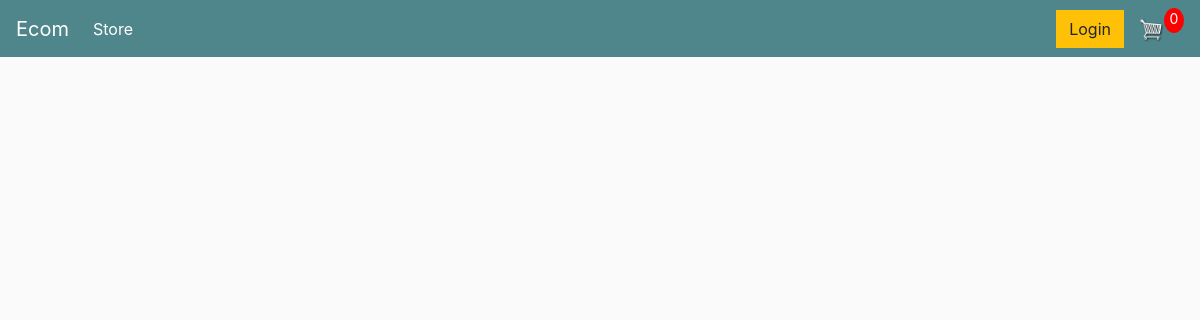
The app's page /, older data.
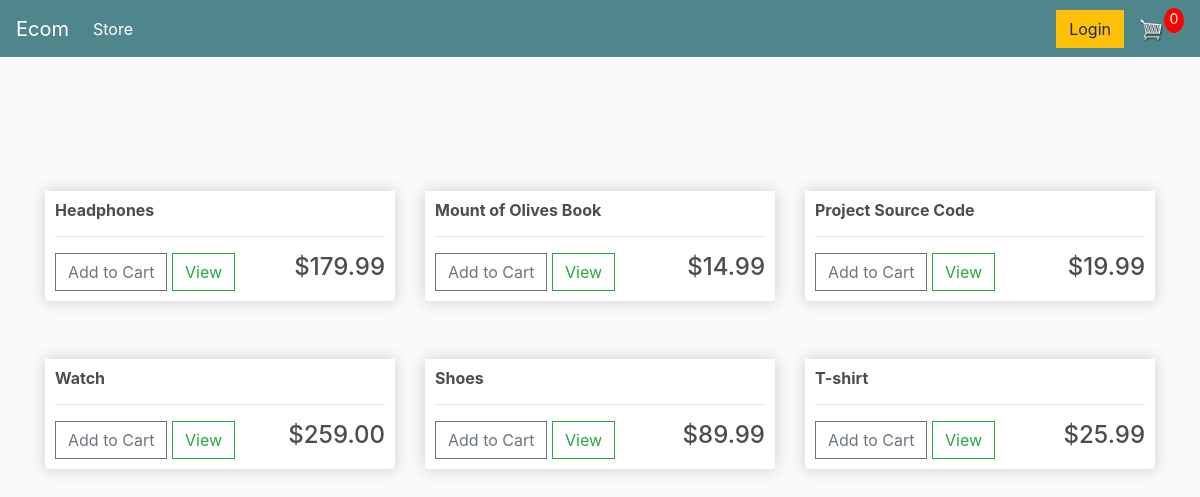
The same page, newer data.
### store/models.py (models this page shows, shortened)
class Product(models.Model):
    name = models.CharField(max_length=300, null=True)
    price = models.FloatField()
    digital = models.BooleanField(default=False, null=True, blank=False)
    image = models.ImageField(null=True, blank=True)
    @property
    def imageUrl(self):
        try:
            url = self.image.url
        except:
            url = ''
        return url

### store/views.py (the view)
# urls.py: path('', include('store.urls')),
def store(request):
    products = Product.objects.all()
    context = {'products' : products}
    return render(request, 'store/store.html', context)

### store/templates/store/store.html (shortened to what this page needs)
{% extends 'store/main.html' %}
{% load static %}
{% block content %}
    <div class="row">
    {% for product in products %}
        <div class="col-lg-4 mb-4">
            <div class="box-element product">
                <h6><strong>{{ product.name }}</strong></h6>
                <hr>
                <button class="btn btn-outline-secondary add-btn">Add to Cart</button>
                <a class="btn btn-outline-success" href="#">View</a>
                <h4 style="display: inline-block; float: right">${{ product.price|floatformat:2 }}</h4>
            </div>
        </div>
    {% endfor %}
    </div>
{% endblock content %}

Row changes from the older to the newer data that the page shows:
added Product: name "Headphones", price "179.99"
added Product: name "Mount of Olives Book", price "14.99"
added Product: name "Project Source Code", price "19.99"
added Product: name "Watch", price "259.00"
added Product: name "Shoes", price "89.99"
added Product: name "T-shirt", price "25.99"
